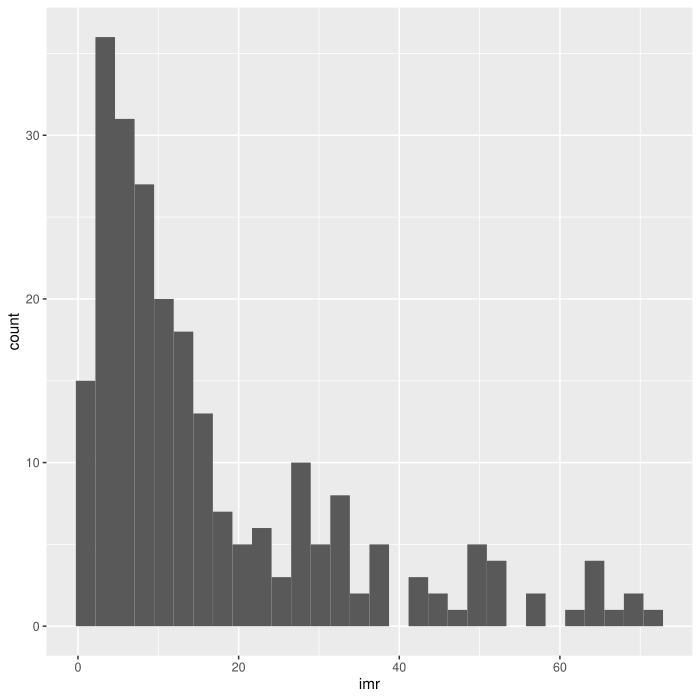

Generate this figure with R:
# 0. a) Complete and run the code to create load the tidyverse package (that 
#    contains ggplot2)
# install.packages("tidyverse")
library(tidyverse)
#    b) run the code below to read the data for this exercise from the GitHub repository
world_2023 <- read_csv("https://raw.githubusercontent.com/guyabel/teaching-hku2026-rcourse/refs/heads/main/exercise-data/world_2023.csv")
#    c) check the data by viewing the first few rows of each dataset
# South East Asia, 1950-2023
world_2023
#    d) View the PDF on Github of the correct solutions to the exercise
# browseURL("https://github.com/guyabel/teaching-hku2026-rcourse/blob/main/exercise-solution/ex052_facets.pdf")
##
##
##
# 1. Create a histogram of the infant mortality rate (imr) in all countries 
#    using geom_histogram()
ggplot(data = world_2023, mapping = aes(x = imr)) +
  geom_histogram()
# 2. Adapt the histogram above so that 
#    a. each region_geo variable has its own fill colour
#    b. the legend is removed
#    c. the histogram is facetted by region_geo
ggplot(data = world_2023, mapping = aes(x = imr, fill = region_geo)) +
  geom_histogram(show.legend = FALSE) +
  facet_wrap(facets = "region_geo") 
# 3. Adapt the histogram above so that 
#    a. the facets are arranged in a single row
#    b. the number of bins in the histogram is set to 10
ggplot(data = world_2023, mapping = aes(x = imr, fill = region_geo)) +
  geom_histogram(show.legend = FALSE, bins = 10) +
  facet_wrap(facets = "region_geo", nrow = 1) 
# 4. Adapt the histogram above so that the facet labels are wrapped to a width 
#    of 15 characters
ggplot(data = world_2023, mapping = aes(x = imr, fill = region_geo)) +
  geom_histogram(show.legend = FALSE, bins = 10) +
  facet_wrap(facets = "region_geo", nrow = 1, 
             labeller = label_wrap_gen(width = 15)) 
